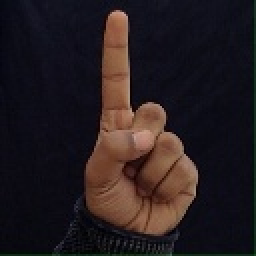
#> input picture Dataset/1/24.jpg, 128 x 128 px (shown 2 times larger)
$ python -i image_processing.py   (imports and definitions only)
#> lines starting #> are read from the running program, lines starting #| are printed output that depends on the picture; after the words box and inside, x2 and y2 are one past the last pixel; in counts of white or black regions, pixels touching at a corner belong together
#> in func, frame is the input picture: shape (128, 128, 3); mean B, G, R 30.8, 28.2, 37
import numpy as np
import cv2

minValue = 70


def remove_background(frame):
    # Convert to YCrCb (works better than HSV for skin detection)
    ycrcb = cv2.cvtColor(frame, cv2.COLOR_BGR2YCrCb)
#> ycrcb: shape (128, 128, 3); mean of channels 0, 1, 2 31.1, 132.1, 127.8

    # Define skin color range
    lower = np.array([0, 133, 77], dtype=np.uint8)
    upper = np.array([255, 173, 127], dtype=np.uint8)

    # Create mask for skin
    mask = cv2.inRange(ycrcb, lower, upper)
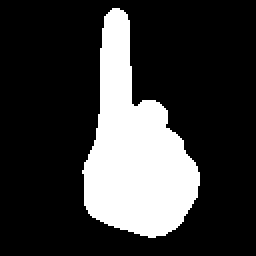
#> mask: shape (128, 128) (shown 2 times larger); 22.6% white; 1 white region, box (x1, y1, x2, y2) and area: (41, 4, 100, 119) 3708

    # Apply mask
    skin = cv2.bitwise_and(frame, frame, mask=mask)
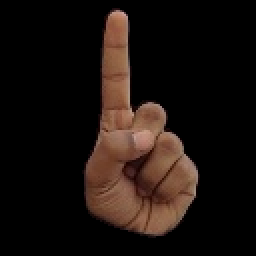
#> skin: shape (128, 128, 3) (shown 2 times larger); mean B, G, R 13.4, 17.5, 26.4

    return skin


def func(path):
    frame = cv2.imread(path)

    # --- Step 1: Remove background, keep only skin regions ---
    skin_only = remove_background(frame)

    # --- Step 2: Convert to grayscale ---
    gray = cv2.cvtColor(skin_only, cv2.COLOR_BGR2GRAY)
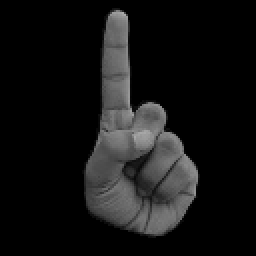
#> gray: shape (128, 128) (shown 2 times larger); min 0, max 170, mean 19.7

    # --- Step 3: Gaussian Blur ---
    blur = cv2.GaussianBlur(gray, (5, 5), 2)
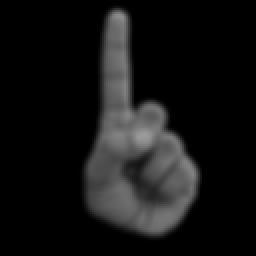
#> blur: shape (128, 128) (shown 2 times larger); min 0, max 156, mean 19.7

    # --- Step 4: Adaptive thresholding ---
    th3 = cv2.adaptiveThreshold(
        blur, 255,
        cv2.ADAPTIVE_THRESH_GAUSSIAN_C,
        cv2.THRESH_BINARY_INV, 11, 2
    )
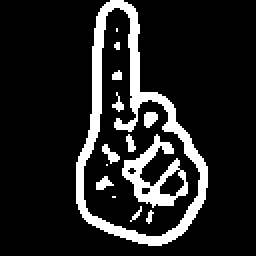
#> th3: shape (128, 128) (shown 2 times larger); 13.6% white; 14 white regions (6 under 20 px), largest, box (x1, y1, x2, y2) and area: (38, 0, 104, 123) 1540, (61, 67, 94, 104) 453, (72, 56, 79, 64) 43

    # --- Step 5: Otsu’s thresholding ---
    _, res = cv2.threshold(
        th3, minValue, 255,
        cv2.THRESH_BINARY_INV + cv2.THRESH_OTSU
    )

    return res

>>> result = func('Dataset/1/24.jpg')

$ run again, on Dataset/1/78.jpg
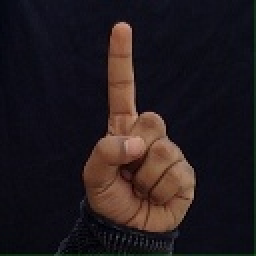
#> input picture Dataset/1/78.jpg, 128 x 128 px (shown 2 times larger)
#> in func, frame is the input picture: shape (128, 128, 3); mean B, G, R 29.7, 26.4, 34.2
#> ycrcb: shape (128, 128, 3); mean of channels 0, 1, 2 29, 131.6, 128.4
#> in remove_background, `mask = cv2.inRange(ycrcb, lower, upper)`:
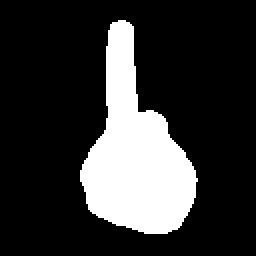
#> mask: shape (128, 128) (shown 2 times larger); 20.4% white; 1 white region, box (x1, y1, x2, y2) and area: (40, 10, 99, 117) 3338
#> in func, `th3 = cv2.adaptiveThreshold( blur, 255, cv2.ADAPTIVE_THRESH_GAUSSIAN_C..`:
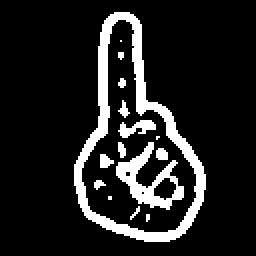
#> th3: shape (128, 128) (shown 2 times larger); 12.7% white; 15 white regions (8 under 20 px), largest, box (x1, y1, x2, y2) and area: (37, 6, 103, 121) 1394, (58, 71, 92, 105) 417, (59, 60, 78, 69) 90
